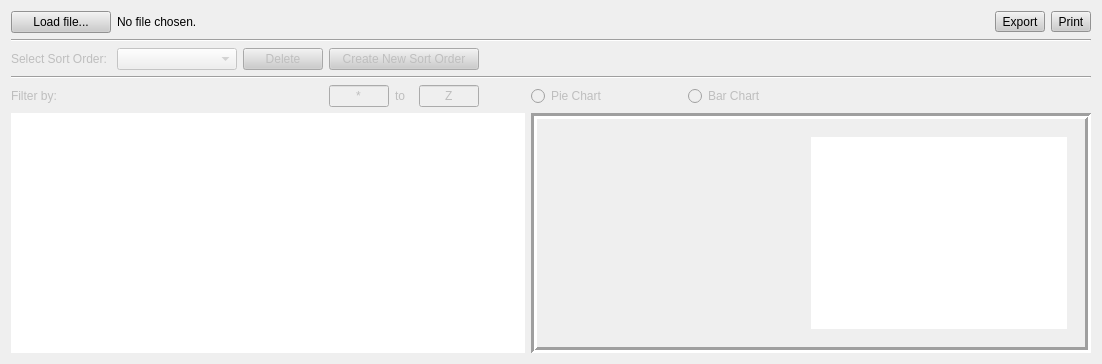
         <widget class="QWidget" name="tabFund">
          <attribute name="title">
           <string>Grants and Clinical Funding</string>
          </attribute>
          <layout class="QGridLayout" name="gridLayout_6">
           <item row="5" column="7" colspan="8">
            <widget class="QFrame" name="fundChartFrame">
             <property name="frameShape">
              <enum>QFrame::Box</enum>
             </property>
             <property name="frameShadow">
              <enum>QFrame::Sunken</enum>
             </property>
             <property name="lineWidth">
              <number>3</number>
             </property>
             <layout class="QGridLayout" name="gridLayout_16">
              <item row="0" column="0">
               <widget class="QStackedWidget" name="fund_graph_stackedWidget">
                <property name="enabled">
                 <bool>true</bool>
                </property>
                <property name="sizePolicy">
                 <sizepolicy hsizetype="Expanding" vsizetype="Expanding">
                  <horstretch>0</horstretch>
                  <verstretch>0</verstretch>
                 </sizepolicy>
                </property>
                <property name="frameShape">
                 <enum>QFrame::NoFrame</enum>
                </property>
                <property name="frameShadow">
                 <enum>QFrame::Sunken</enum>
                </property>
                <property name="midLineWidth">
                 <number>0</number>
                </property>
                <property name="currentIndex">
                 <number>0</number>
                </property>
                <widget class="QWidget" name="fund_pie_page">
                 <layout class="QGridLayout" name="gridLayout_9">
                  <item row="0" column="0">
                   <widget class="PieChartWidget" name="fundPieChart" native="true">
                    <property name="enabled">
                     <bool>true</bool>
                    </property>
                    <property name="sizePolicy">
                     <sizepolicy hsizetype="Expanding" vsizetype="Expanding">
                      <horstretch>0</horstretch>
                      <verstretch>0</verstretch>
                     </sizepolicy>
                    </property>
                    <property name="minimumSize">
                     <size>
                      <width>250</width>
                      <height>0</height>
                     </size>
                    </property>
                    <property name="maximumSize">
                     <size>
                      <width>16777215</width>
                      <height>16777215</height>
                     </size>
                    </property>
                    <property name="focusPolicy">
                     <enum>Qt::TabFocus</enum>
                    </property>
                    <property name="layoutDirection">
                     <enum>Qt::LeftToRight</enum>
                    </property>
                    <property name="styleSheet">
                     <string notr="true"/>
                    </property>
                    <layout class="QGridLayout" name="_4">
                     <property name="spacing">
                      <number>0</number>
                     </property>
                    </layout>
                   </widget>
                  </item>
                  <item row="0" column="1">
                   <widget class="QListWidget" name="fundPieList">
                    <property name="minimumSize">
                     <size>
                      <width>0</width>
                      <height>0</height>
                     </size>
                    </property>
                    <property name="maximumSize">
                     <size>
                      <width>16777215</width>
                      <height>16777215</height>
                     </size>
                    </property>
                    <property name="baseSize">
                     <size>
                      <width>0</width>
                      <height>0</height>
                     </size>
                    </property>
                    <property name="focusPolicy">
                     <enum>Qt::NoFocus</enum>
                    </property>
                    <property name="layoutDirection">
                     <enum>Qt::LeftToRight</enum>
                    </property>
                    <property name="frameShape">
                     <enum>QFrame::NoFrame</enum>
                    </property>
                    <property name="selectionMode">
                     <enum>QAbstractItemView::NoSelection</enum>
                    </property>
                   </widget>
                  </item>
                 </layout>
                </widget>
                <widget class="QWidget" name="fund_bar_page">
                 <layout class="QGridLayout" name="gridLayout_15">
                  <item row="1" column="0">
                   <widget class="QCustomPlot" name="fundBarChart" native="true">
                    <property name="enabled">
                     <bool>true</bool>
                    </property>
                    <property name="sizePolicy">
                     <sizepolicy hsizetype="Expanding" vsizetype="Expanding">
                      <horstretch>0</horstretch>
                      <verstretch>0</verstretch>
                     </sizepolicy>
                    </property>
                    <property name="minimumSize">
                     <size>
                      <width>250</width>
                      <height>0</height>
                     </size>
                    </property>
                    <property name="maximumSize">
                     <size>
                      <width>16777215</width>
                      <height>16777215</height>
                     </size>
                    </property>
                    <property name="focusPolicy">
                     <enum>Qt::TabFocus</enum>
                    </property>
                    <property name="layoutDirection">
                     <enum>Qt::LeftToRight</enum>
                    </property>
                    <property name="styleSheet">
                     <string notr="true"/>
                    </property>
                    <layout class="QGridLayout" name="_11">
                     <property name="spacing">
                      <number>0</number>
                     </property>
                    </layout>
                   </widget>
                  </item>
                 </layout>
                </widget>
               </widget>
              </item>
             </layout>
            </widget>
           </item>
           <item row="4" column="9">
            <widget class="QRadioButton" name="fund_bar_button">
             <property name="enabled">
              <bool>false</bool>
             </property>
             <property name="text">
              <string>Bar Chart</string>
             </property>
            </widget>
           </item>
           <item row="2" column="0">
            <widget class="QLabel" name="fund_sort_label">
             <property name="enabled">
              <bool>false</bool>
             </property>
             <property name="text">
              <string>Select Sort Order:</string>
             </property>
            </widget>
           </item>
           <item row="3" column="0" colspan="15">
            <widget class="Line" name="line">
             <property name="orientation">
              <enum>Qt::Horizontal</enum>
             </property>
            </widget>
           </item>
           <item row="2" column="12">
            <spacer name="horizontalSpacer_14">
             <property name="orientation">
              <enum>Qt::Horizontal</enum>
             </property>
             <property name="sizeHint" stdset="0">
              <size>
               <width>0</width>
               <height>0</height>
              </size>
             </property>
            </spacer>
           </item>
           <item row="0" column="0">
            <widget class="QPushButton" name="fund_load_file">
             <property name="minimumSize">
              <size>
               <width>100</width>
               <height>0</height>
              </size>
             </property>
             <property name="toolTip">
              <string>&lt;html&gt;&lt;head/&gt;&lt;body&gt;&lt;p&gt;Load Presentation CSV File&lt;/p&gt;&lt;/body&gt;&lt;/html&gt;</string>
             </property>
             <property name="autoFillBackground">
              <bool>false</bool>
             </property>
             <property name="styleSheet">
              <string notr="true">background-color: rgb(204, 204, 204);</string>
             </property>
             <property name="text">
              <string>Load file...</string>
             </property>
            </widget>
           </item>
           <item row="2" column="7">
            <spacer name="horizontalSpacer_5">
             <property name="orientation">
              <enum>Qt::Horizontal</enum>
             </property>
             <property name="sizeHint" stdset="0">
              <size>
               <width>0</width>
               <height>0</height>
              </size>
             </property>
            </spacer>
           </item>
           <item row="2" column="9">
            <spacer name="horizontalSpacer_17">
             <property name="orientation">
              <enum>Qt::Horizontal</enum>
             </property>
             <property name="sizeHint" stdset="0">
              <size>
               <width>0</width>
               <height>0</height>
              </size>
             </property>
            </spacer>
           </item>
           <item row="4" column="7">
            <widget class="QRadioButton" name="fund_pie_button">
             <property name="enabled">
              <bool>false</bool>
             </property>
             <property name="text">
              <string>Pie Chart</string>
             </property>
            </widget>
           </item>
           <item row="2" column="1">
            <widget class="QComboBox" name="fund_sort">
             <property name="enabled">
              <bool>false</bool>
             </property>
             <property name="sizePolicy">
              <sizepolicy hsizetype="Preferred" vsizetype="Fixed">
               <horstretch>0</horstretch>
               <verstretch>0</verstretch>
              </sizepolicy>
             </property>
             <property name="minimumSize">
              <size>
               <width>120</width>
               <height>0</height>
              </size>
             </property>
            </widget>
           </item>
           <item row="2" column="10">
            <spacer name="horizontalSpacer_33">
             <property name="orientation">
              <enum>Qt::Horizontal</enum>
             </property>
             <property name="sizeHint" stdset="0">
              <size>
               <width>40</width>
               <height>20</height>
              </size>
             </property>
            </spacer>
           </item>
           <item row="0" column="14" alignment="Qt::AlignRight">
            <widget class="QToolButton" name="fundPrintButton">
             <property name="toolTip">
              <string>&lt;html&gt;&lt;head/&gt;&lt;body&gt;&lt;p&gt;Print&lt;/p&gt;&lt;/body&gt;&lt;/html&gt;</string>
             </property>
             <property name="styleSheet">
              <string notr="true">background-color: rgb(204, 204, 204);</string>
             </property>
             <property name="text">
              <string>Print</string>
             </property>
             <property name="icon">
              <iconset>
               <normalon>:/printer.png</normalon>
              </iconset>
             </property>
             <property name="toolButtonStyle">
              <enum>Qt::ToolButtonTextBesideIcon</enum>
             </property>
            </widget>
           </item>
           <item row="0" column="1" colspan="12">
            <widget class="QLabel" name="fund_file_label">
             <property name="text">
              <string>No file chosen.</string>
             </property>
            </widget>
           </item>
           <item row="5" column="0" colspan="7">
            <widget class="QTreeView" name="fundTreeView">
             <property name="sizePolicy">
              <sizepolicy hsizetype="Expanding" vsizetype="Expanding">
               <horstretch>0</horstretch>
               <verstretch>0</verstretch>
              </sizepolicy>
             </property>
             <property name="styleSheet">
              <string notr="true"/>
             </property>
             <property name="frameShape">
              <enum>QFrame::NoFrame</enum>
             </property>
             <property name="frameShadow">
              <enum>QFrame::Sunken</enum>
             </property>
            </widget>
           </item>
           <item row="2" column="3" colspan="3">
            <widget class="QPushButton" name="fund_new_sort">
             <property name="enabled">
              <bool>false</bool>
             </property>
             <property name="sizePolicy">
              <sizepolicy hsizetype="Preferred" vsizetype="Fixed">
               <horstretch>0</horstretch>
               <verstretch>0</verstretch>
              </sizepolicy>
             </property>
             <property name="minimumSize">
              <size>
               <width>150</width>
               <height>0</height>
              </size>
             </property>
             <property name="styleSheet">
              <string notr="true">background-color: rgb(204, 204, 204);</string>
             </property>
             <property name="text">
              <string>Create New Sort Order</string>
             </property>
             <property name="checkable">
              <bool>false</bool>
             </property>
             <property name="checked">
              <bool>false</bool>
             </property>
             <property name="autoDefault">
              <bool>false</bool>
             </property>
             <property name="default">
              <bool>false</bool>
             </property>
            </widget>
           </item>
           <item row="4" column="5">
            <widget class="QLineEdit" name="fund_filter_to">
             <property name="enabled">
              <bool>false</bool>
             </property>
             <property name="maximumSize">
              <size>
               <width>60</width>
               <height>16777215</height>
              </size>
             </property>
             <property name="text">
              <string>Z</string>
             </property>
             <property name="maxLength">
              <number>1</number>
             </property>
             <property name="alignment">
              <set>Qt::AlignCenter</set>
             </property>
            </widget>
           </item>
           <item row="4" column="3">
            <widget class="QLineEdit" name="fund_filter_from">
             <property name="enabled">
              <bool>false</bool>
             </property>
             <property name="maximumSize">
              <size>
               <width>60</width>
               <height>16777215</height>
              </size>
             </property>
             <property name="text">
              <string>*</string>
             </property>
             <property name="maxLength">
              <number>1</number>
             </property>
             <property name="alignment">
              <set>Qt::AlignCenter</set>
             </property>
            </widget>
           </item>
           <item row="4" column="0">
            <widget class="QLabel" name="fund_filter_label">
             <property name="enabled">
              <bool>false</bool>
             </property>
             <property name="text">
              <string>Filter by:</string>
             </property>
            </widget>
           </item>
           <item row="4" column="4">
            <widget class="QLabel" name="fund_to_label">
             <property name="enabled">
              <bool>false</bool>
             </property>
             <property name="text">
              <string>to</string>
             </property>
            </widget>
           </item>
           <item row="2" column="8">
            <spacer name="horizontalSpacer_32">
             <property name="orientation">
              <enum>Qt::Horizontal</enum>
             </property>
             <property name="sizeHint" stdset="0">
              <size>
               <width>40</width>
               <height>20</height>
              </size>
             </property>
            </spacer>
           </item>
           <item row="2" column="6">
            <spacer name="horizontalSpacer_24">
             <property name="orientation">
              <enum>Qt::Horizontal</enum>
             </property>
             <property name="sizeHint" stdset="0">
              <size>
               <width>40</width>
               <height>20</height>
              </size>
             </property>
            </spacer>
           </item>
           <item row="2" column="2">
            <widget class="QPushButton" name="fund_delete_sort">
             <property name="enabled">
              <bool>false</bool>
             </property>
             <property name="styleSheet">
              <string notr="true">background-color: rgb(204, 204, 204);</string>
             </property>
             <property name="text">
              <string>Delete</string>
             </property>
            </widget>
           </item>
           <item row="1" column="0" colspan="15">
            <widget class="Line" name="line_2">
             <property name="orientation">
              <enum>Qt::Horizontal</enum>
             </property>
            </widget>
           </item>
           <item row="2" column="11">
            <spacer name="horizontalSpacer_15">
             <property name="orientation">
              <enum>Qt::Horizontal</enum>
             </property>
             <property name="sizeHint" stdset="0">
              <size>
               <width>0</width>
               <height>0</height>
              </size>
             </property>
            </spacer>
           </item>
           <item row="4" column="1" colspan="2">
            <widget class="QLabel" name="fund_filter">
             <property name="enabled">
              <bool>false</bool>
             </property>
             <property name="text">
              <string/>
             </property>
            </widget>
           </item>
           <item row="0" column="13">
            <widget class="QToolButton" name="fundExportButton">
             <property name="toolTip">
              <string>Export to pdf</string>
             </property>
             <property name="styleSheet">
              <string notr="true">background-color: rgb(204, 204, 204);</string>
             </property>
             <property name="text">
              <string>Export</string>
             </property>
             <property name="icon">
              <iconset resource="../images.qrc">
               <normaloff>:/Pdf.svg</normaloff>:/Pdf.svg</iconset>
             </property>
             <property name="toolButtonStyle">
              <enum>Qt::ToolButtonTextBesideIcon</enum>
             </property>
            </widget>
           </item>
          </layout>
         </widget>
